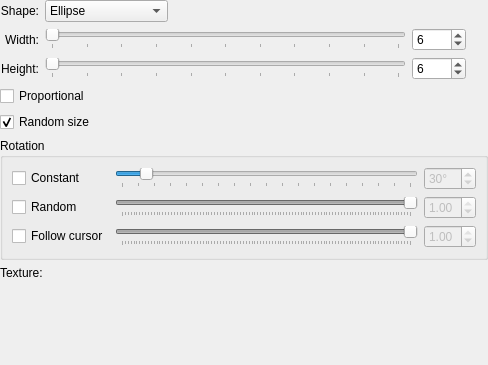
<?xml version="1.0" encoding="UTF-8"?>
<ui version="4.0">
 <class>WdgShapeOptions</class>
 <widget class="QWidget" name="WdgShapeOptions">
  <property name="enabled">
   <bool>true</bool>
  </property>
  <property name="geometry">
   <rect>
    <x>0</x>
    <y>0</y>
    <width>488</width>
    <height>365</height>
   </rect>
  </property>
  <property name="sizePolicy">
   <sizepolicy hsizetype="Preferred" vsizetype="Preferred">
    <horstretch>255</horstretch>
    <verstretch>255</verstretch>
   </sizepolicy>
  </property>
  <property name="minimumSize">
   <size>
    <width>425</width>
    <height>365</height>
   </size>
  </property>
  <layout class="QVBoxLayout" name="verticalLayout">
   <property name="margin">
    <number>0</number>
   </property>
   <item>
    <layout class="QGridLayout" name="gridLayout" columnstretch="0,0,1,0,0">
     <item row="0" column="0">
      <widget class="QLabel" name="widthInfoLbl_2">
       <property name="text">
        <string>Shape:</string>
       </property>
       <property name="alignment">
        <set>Qt::AlignRight|Qt::AlignTrailing|Qt::AlignVCenter</set>
       </property>
      </widget>
     </item>
     <item row="0" column="1">
      <widget class="QComboBox" name="shapeBox">
       <property name="currentIndex">
        <number>0</number>
       </property>
       <item>
        <property name="text">
         <string>Ellipse</string>
        </property>
       </item>
       <item>
        <property name="text">
         <string>Rectangle</string>
        </property>
       </item>
       <item>
        <property name="text">
         <string>Anti-aliased pixel</string>
        </property>
       </item>
       <item>
        <property name="text">
         <string>Pixel</string>
        </property>
       </item>
       <item>
        <property name="text">
         <string>Image</string>
        </property>
       </item>
      </widget>
     </item>
     <item row="0" column="2" colspan="3">
      <spacer name="horizontalSpacer">
       <property name="orientation">
        <enum>Qt::Horizontal</enum>
       </property>
       <property name="sizeHint" stdset="0">
        <size>
         <width>198</width>
         <height>20</height>
        </size>
       </property>
      </spacer>
     </item>
     <item row="1" column="0">
      <widget class="QLabel" name="widthInfoLbl">
       <property name="text">
        <string>Width:</string>
       </property>
       <property name="alignment">
        <set>Qt::AlignRight|Qt::AlignTrailing|Qt::AlignVCenter</set>
       </property>
      </widget>
     </item>
     <item row="1" column="1" colspan="2">
      <widget class="QSlider" name="widthSlider">
       <property name="minimum">
        <number>1</number>
       </property>
       <property name="maximum">
        <number>1000</number>
       </property>
       <property name="pageStep">
        <number>100</number>
       </property>
       <property name="orientation">
        <enum>Qt::Horizontal</enum>
       </property>
       <property name="tickPosition">
        <enum>QSlider::TicksBelow</enum>
       </property>
      </widget>
     </item>
     <item row="1" column="3">
      <widget class="QSpinBox" name="widthSpin">
       <property name="enabled">
        <bool>true</bool>
       </property>
       <property name="minimum">
        <number>1</number>
       </property>
       <property name="maximum">
        <number>1000</number>
       </property>
       <property name="value">
        <number>6</number>
       </property>
      </widget>
     </item>
     <item row="1" column="4" rowspan="2">
      <widget class="KoAspectButton" name="aspectButton" native="true">
       <property name="sizePolicy">
        <sizepolicy hsizetype="Minimum" vsizetype="Fixed">
         <horstretch>0</horstretch>
         <verstretch>0</verstretch>
        </sizepolicy>
       </property>
       <property name="minimumSize">
        <size>
         <width>16</width>
         <height>0</height>
        </size>
       </property>
       <property name="maximumSize">
        <size>
         <width>16</width>
         <height>32767</height>
        </size>
       </property>
      </widget>
     </item>
     <item row="2" column="0">
      <widget class="QLabel" name="heightInfoLbl">
       <property name="text">
        <string>Height:</string>
       </property>
       <property name="alignment">
        <set>Qt::AlignRight|Qt::AlignTrailing|Qt::AlignVCenter</set>
       </property>
      </widget>
     </item>
     <item row="2" column="1" colspan="2">
      <widget class="QSlider" name="heightSlider">
       <property name="minimum">
        <number>1</number>
       </property>
       <property name="maximum">
        <number>1000</number>
       </property>
       <property name="pageStep">
        <number>100</number>
       </property>
       <property name="orientation">
        <enum>Qt::Horizontal</enum>
       </property>
       <property name="tickPosition">
        <enum>QSlider::TicksBelow</enum>
       </property>
      </widget>
     </item>
     <item row="2" column="3">
      <widget class="QSpinBox" name="heightSpin">
       <property name="enabled">
        <bool>true</bool>
       </property>
       <property name="minimum">
        <number>1</number>
       </property>
       <property name="maximum">
        <number>1000</number>
       </property>
       <property name="value">
        <number>6</number>
       </property>
      </widget>
     </item>
     <item row="3" column="0" colspan="2">
      <widget class="QCheckBox" name="proportionalBox">
       <property name="text">
        <string>Proportional</string>
       </property>
       <property name="checked">
        <bool>false</bool>
       </property>
      </widget>
     </item>
     <item row="4" column="0" colspan="2">
      <widget class="QCheckBox" name="jitterShape">
       <property name="text">
        <string>Random size</string>
       </property>
       <property name="checked">
        <bool>true</bool>
       </property>
      </widget>
     </item>
    </layout>
   </item>
   <item>
    <widget class="QGroupBox" name="groupBox">
     <property name="title">
      <string>Rotation</string>
     </property>
     <layout class="QGridLayout" name="gridLayout_2">
      <item row="0" column="0">
       <widget class="QCheckBox" name="fixedRotation">
        <property name="text">
         <string>Constant</string>
        </property>
        <property name="checked">
         <bool>false</bool>
        </property>
       </widget>
      </item>
      <item row="0" column="1">
       <widget class="QSlider" name="angleSlider">
        <property name="maximum">
         <number>360</number>
        </property>
        <property name="pageStep">
         <number>20</number>
        </property>
        <property name="value">
         <number>30</number>
        </property>
        <property name="orientation">
         <enum>Qt::Horizontal</enum>
        </property>
        <property name="tickPosition">
         <enum>QSlider::TicksBelow</enum>
        </property>
       </widget>
      </item>
      <item row="0" column="2">
       <widget class="QSpinBox" name="fixedRotationSPBox">
        <property name="enabled">
         <bool>false</bool>
        </property>
        <property name="suffix">
         <string>°</string>
        </property>
        <property name="prefix">
         <string/>
        </property>
        <property name="maximum">
         <number>360</number>
        </property>
        <property name="value">
         <number>30</number>
        </property>
       </widget>
      </item>
      <item row="1" column="0">
       <widget class="QCheckBox" name="randomRotation">
        <property name="text">
         <string>Random</string>
        </property>
        <property name="checked">
         <bool>false</bool>
        </property>
       </widget>
      </item>
      <item row="1" column="1">
       <widget class="QSlider" name="randomSlider">
        <property name="enabled">
         <bool>false</bool>
        </property>
        <property name="maximum">
         <number>100</number>
        </property>
        <property name="pageStep">
         <number>5</number>
        </property>
        <property name="value">
         <number>100</number>
        </property>
        <property name="orientation">
         <enum>Qt::Horizontal</enum>
        </property>
        <property name="tickPosition">
         <enum>QSlider::TicksBelow</enum>
        </property>
       </widget>
      </item>
      <item row="1" column="2">
       <widget class="QDoubleSpinBox" name="randomWeightSPBox">
        <property name="enabled">
         <bool>false</bool>
        </property>
        <property name="decimals">
         <number>2</number>
        </property>
        <property name="maximum">
         <double>1.000000000000000</double>
        </property>
        <property name="singleStep">
         <double>0.050000000000000</double>
        </property>
        <property name="value">
         <double>1.000000000000000</double>
        </property>
       </widget>
      </item>
      <item row="2" column="0">
       <widget class="QCheckBox" name="followCursor">
        <property name="text">
         <string>Follow cursor</string>
        </property>
       </widget>
      </item>
      <item row="2" column="1">
       <widget class="QSlider" name="followSlider">
        <property name="enabled">
         <bool>false</bool>
        </property>
        <property name="maximum">
         <number>100</number>
        </property>
        <property name="pageStep">
         <number>5</number>
        </property>
        <property name="value">
         <number>100</number>
        </property>
        <property name="orientation">
         <enum>Qt::Horizontal</enum>
        </property>
        <property name="tickPosition">
         <enum>QSlider::TicksBelow</enum>
        </property>
       </widget>
      </item>
      <item row="2" column="2">
       <widget class="QDoubleSpinBox" name="followCursorWeightSPBox">
        <property name="enabled">
         <bool>false</bool>
        </property>
        <property name="decimals">
         <number>2</number>
        </property>
        <property name="maximum">
         <double>1.000000000000000</double>
        </property>
        <property name="singleStep">
         <double>0.050000000000000</double>
        </property>
        <property name="value">
         <double>1.000000000000000</double>
        </property>
       </widget>
      </item>
     </layout>
    </widget>
   </item>
   <item>
    <layout class="QHBoxLayout" name="horizontalLayout_2">
     <item>
      <widget class="QLabel" name="label">
       <property name="text">
        <string>Texture:</string>
       </property>
      </widget>
     </item>
     <item>
      <widget class="KUrlRequester" name="imageUrl"/>
     </item>
    </layout>
   </item>
   <item>
    <spacer name="verticalSpacer">
     <property name="orientation">
      <enum>Qt::Vertical</enum>
     </property>
     <property name="sizeHint" stdset="0">
      <size>
       <width>20</width>
       <height>37</height>
      </size>
     </property>
    </spacer>
   </item>
  </layout>
 </widget>
 <customwidgets>
  <customwidget>
   <class>KUrlRequester</class>
   <extends>QFrame</extends>
   <header>kurlrequester.h</header>
  </customwidget>
  <customwidget>
   <class>KoAspectButton</class>
   <extends>QWidget</extends>
   <header>KoAspectButton.h</header>
   <container>1</container>
  </customwidget>
 </customwidgets>
 <resources/>
 <connections>
  <connection>
   <sender>widthSlider</sender>
   <signal>valueChanged(int)</signal>
   <receiver>widthSpin</receiver>
   <slot>setValue(int)</slot>
   <hints>
    <hint type="sourcelabel">
     <x>257</x>
     <y>46</y>
    </hint>
    <hint type="destinationlabel">
     <x>386</x>
     <y>57</y>
    </hint>
   </hints>
  </connection>
  <connection>
   <sender>heightSlider</sender>
   <signal>valueChanged(int)</signal>
   <receiver>heightSpin</receiver>
   <slot>setValue(int)</slot>
   <hints>
    <hint type="sourcelabel">
     <x>281</x>
     <y>80</y>
    </hint>
    <hint type="destinationlabel">
     <x>376</x>
     <y>80</y>
    </hint>
   </hints>
  </connection>
  <connection>
   <sender>widthSpin</sender>
   <signal>valueChanged(int)</signal>
   <receiver>widthSlider</receiver>
   <slot>setValue(int)</slot>
   <hints>
    <hint type="sourcelabel">
     <x>379</x>
     <y>45</y>
    </hint>
    <hint type="destinationlabel">
     <x>118</x>
     <y>50</y>
    </hint>
   </hints>
  </connection>
  <connection>
   <sender>heightSpin</sender>
   <signal>valueChanged(int)</signal>
   <receiver>heightSlider</receiver>
   <slot>setValue(int)</slot>
   <hints>
    <hint type="sourcelabel">
     <x>372</x>
     <y>90</y>
    </hint>
    <hint type="destinationlabel">
     <x>150</x>
     <y>87</y>
    </hint>
   </hints>
  </connection>
  <connection>
   <sender>angleSlider</sender>
   <signal>valueChanged(int)</signal>
   <receiver>fixedRotationSPBox</receiver>
   <slot>setValue(int)</slot>
   <hints>
    <hint type="sourcelabel">
     <x>242</x>
     <y>245</y>
    </hint>
    <hint type="destinationlabel">
     <x>364</x>
     <y>257</y>
    </hint>
   </hints>
  </connection>
  <connection>
   <sender>fixedRotationSPBox</sender>
   <signal>valueChanged(int)</signal>
   <receiver>angleSlider</receiver>
   <slot>setValue(int)</slot>
   <hints>
    <hint type="sourcelabel">
     <x>380</x>
     <y>245</y>
    </hint>
    <hint type="destinationlabel">
     <x>294</x>
     <y>240</y>
    </hint>
   </hints>
  </connection>
 </connections>
</ui>
